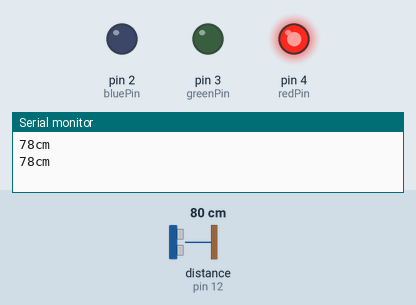
A sketch run on a simulated Arduino Uno, built with avr-gcc and run on an emulated ATmega328P. On the bench: output pins drawn as LEDs (lit = HIGH), the last lines printed to the serial monitor. Wiring (inferred from the names in the program): ultrasonic range finder: trigger pin 13; echo pin 12. The test bench sets the inputs (shaded band); at power-on: distance to the obstacle (sensor on pin 12) 80 cm. The echo pulse lasts 58.3 µs per cm; pins used as bus, display or sensor lines are not drawn.

Above: at 1.5 s.
1.6 s: distance to the obstacle (sensor on pin 12) set to 36 cm
3.5 s: distance to the obstacle (sensor on pin 12) set to 28 cm
At 4.9 s:
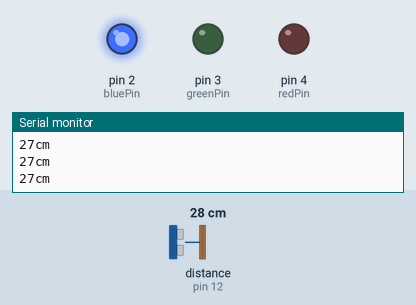
5.2 s: distance to the obstacle (sensor on pin 12) set to 23 cm
6.7 s: distance to the obstacle (sensor on pin 12) set to 19 cm
At 7.4 s:
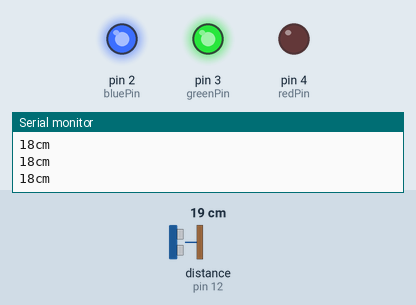
8.2 s: distance to the obstacle (sensor on pin 12) set to 35 cm
At 8.8 s:
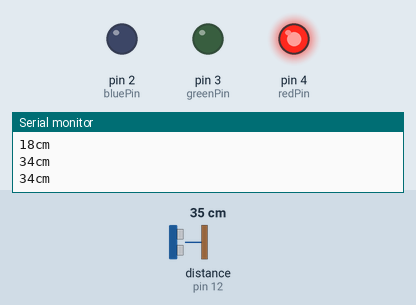
9.8 s: distance to the obstacle (sensor on pin 12) set to 18 cm
At 10.5 s:
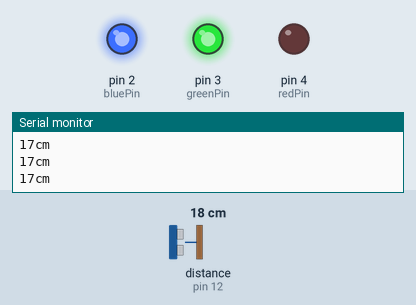
Timing chart, 0 to 12.5 s (numbered marks = the images above; inputs shaded):
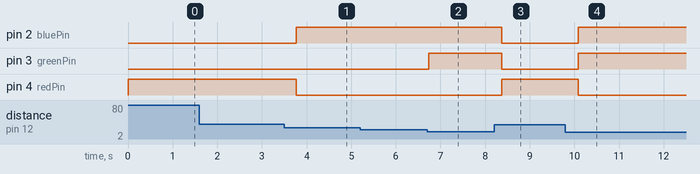

The sketch:

Ultrasonic_Spec-2.ino
```cpp
#define trigPin 13
#define echoPin 12

int redPin = 4;
int greenPin = 3;
int bluePin = 2;

int BUZZER = 6;
void setup()
{
  // put your setup code here, to run once:
  Serial.begin(9600);

  pinMode(trigPin, OUTPUT);
  pinMode(echoPin, INPUT);
  pinMode(redPin, OUTPUT);
  pinMode(greenPin, OUTPUT);
  pinMode(bluePin, OUTPUT);
}

void loop()
{
  // put your main code here, to run repeatedly:
  long duration, distance;

  digitalWrite(trigPin, LOW);
  delayMicroseconds(2);
  digitalWrite(trigPin, HIGH);
  delayMicroseconds(10);

  digitalWrite(trigPin, LOW);
  duration = pulseIn(echoPin, HIGH);
  distance = duration * 17 / 1000;

  if (distance >= 200 || distance <= 0)
  {
    Serial.println("Unable to measure distance");
  }
  else
  {
    Serial.print(distance);
    Serial.println("cm");
  }
  if (distance > 30)
  {
    setColor(0, 255, 255); //blue
    delay(distance * 10);
  }
  else if (distance <= 30 && distance > 20)
  {
    setColor(255, 255, 0); //yellow
    delay(distance * 10);
  }

   else if (distance <= 20 && distance > 10)
  {
    setColor(255, 0, 0); //red
    delay(distance * 10);
  }
  else
  {
    delay(500);
  }
}

void setColor (int red, int green, int blue)
{
  analogWrite(redPin, 255 - red);
  analogWrite(greenPin, 255 - green);
  analogWrite(bluePin, 255 - blue);
}
```

Measured:
- the behaviour switches between 32 and 31 cm on distance to the obstacle (sensor on pin 12) (found by bisection; images 0 and 1)
- the behaviour switches between 22 and 21 cm on distance to the obstacle (sensor on pin 12) (found by bisection; images 1 and 2)
- after the input at 3.5 s, pin 2 (bluePin): LOW → HIGH after 0.27 s; pin 4 (redPin): HIGH → LOW after 0.27 s
- after the input at 6.7 s, pin 3 (greenPin): LOW → HIGH at once
- after the input at 8.2 s, pin 2 (bluePin), pin 3 (greenPin): HIGH → LOW after 0.17 s; pin 4 (redPin): LOW → HIGH after 0.17 s
- after the input at 9.8 s, pin 2 (bluePin), pin 3 (greenPin): LOW → HIGH after 0.29 s; pin 4 (redPin): HIGH → LOW after 0.29 s
